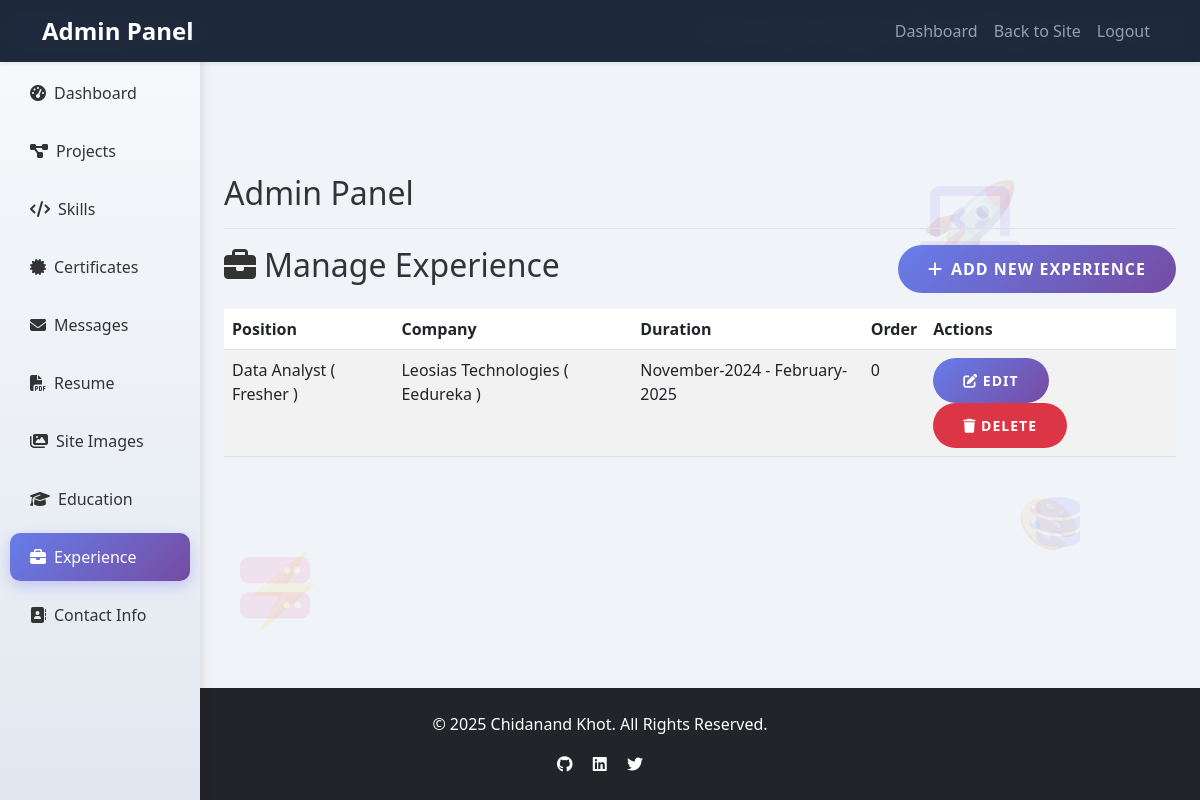
Screenshot of /admin/experience (signed in) with the database file from the repository.
### models/models.py (models this page shows, shortened)
class Experience(db.Model):
    __tablename__ = 'experience'
    id = db.Column(db.Integer, primary_key=True)
    position = db.Column(db.String(200), nullable=False)
    company = db.Column(db.String(200), nullable=False)
    start_date = db.Column(db.String(20), nullable=False)  # e.g., "2022"
    end_date = db.Column(db.String(20), nullable=False)    # e.g., "2023" or "Present"
    description = db.Column(db.Text, nullable=True)
    order = db.Column(db.Integer, nullable=False, default=0)  # For ordering

### routes.py (the view)
@app.route("/admin/experience")
@login_required
@admin_required
def admin_experience():
    experience_items = Experience.query.order_by(Experience.order).all()
    return render_template('admin/experience.html', experience_items=experience_items)

### app.py (called while the page is built)
@login_manager.user_loader
def load_user(user_id):
    admin = Admin.query.get(int(user_id))
    if admin:
        print(f"Loaded admin: {admin.email}")
        return admin
    user = User.query.get(int(user_id))
    if user:
        print(f"Loaded user: {user.email}")
        return user
    return None

### routes.py (called while the page is built)
def admin_required(f):
    @wraps(f)
    def decorated_function(*args, **kwargs):
        if not current_user.is_authenticated or not isinstance(current_user, Admin):
            flash('Access denied. Admins only.', 'danger')
            return redirect(url_for('home'))
        return f(*args, **kwargs)
    return decorated_function

### templates/admin/experience.html (shortened to what this page needs)
{% extends "admin/base.html" %}
{% block admin_content %}
<div class="d-flex justify-content-between align-items-center mb-3">
    <h2><i class="fas fa-briefcase me-2"></i>Manage Experience</h2>
    <a href="{{ url_for('admin_experience_form') }}" class="btn btn-primary">
        <i class="fas fa-plus me-2"></i>Add New Experience
    </a>
</div>
{% if experience_items %}
    <div class="table-responsive">
        <table class="table table-striped table-hover">
            <thead>
                <tr>
                    <th>Position</th>
                    <th>Company</th>
                    <th>Duration</th>
                    <th>Order</th>
                    <th>Actions</th>
                </tr>
            </thead>
            <tbody>
                {% for experience in experience_items %}
                    <tr>
                        <td>{{ experience.position }}</td>
                        <td>{{ experience.company }}</td>
                        <td>{{ experience.start_date }} - {{ experience.end_date }}</td>
                        <td>{{ experience.order }}</td>
                        <td>
                            <a href="{{ url_for('admin_experience_form', experience_id=experience.id) }}" class="btn btn-sm btn-primary me-2">
                                <i class="fas fa-edit"></i> Edit
                            </a>
                            <form method="POST" action="{{ url_for('delete_experience', experience_id=experience.id) }}" class="d-inline">
                                <button type="submit" class="btn btn-sm btn-danger"
                                        onclick="return confirm('Are you sure you want to delete this experience item?')">
                                    <i class="fas fa-trash"></i> Delete
                                </button>
                            </form>
                        </td>
                    </tr>
                {% endfor %}
            </tbody>
        </table>
    </div>
{% endif %}
{% endblock %}

### static/css/style.css (style rules this page uses)
:root { --primary-color: #6366f1; --secondary-color: #8b5cf6; --accent-color: #ec4899; --dark-color: #1e293b; --light-color: #f8fafc; --gradient-1: linear-gradient(135deg, #667eea 0%, #764ba2 100%); --gradient-2: linear-gradient(135deg, #f093fb 0%, #f5576c 100%); --gradient-3: linear-gradient(135deg, #4facfe 0%, #00f2fe 100%); --success-color: #10b981; --warning-color: #f59e0b; --info-color: #3b82f6; --text-dark: #333; --text-light: #f8fafc; --bg-light: #f0f4f8; --bg-dark: #1a1a2e; --card-light: #ffffff; --card-dark: #16213e; }
html { scroll-behavior: smooth; }
body { font-family: 'Segoe UI', Tahoma, Geneva, Verdana, sans-serif; overflow-x: hidden; background-color: var(--bg-light); color: var(--text-dark); transition: background-color 0.3s, color 0.3s; }
.btn { transition: all 0.3s ease; border-radius: 50px; padding: 12px 30px; font-weight: 600; text-transform: uppercase; letter-spacing: 1px; position: relative; overflow: hidden; border: none; }
.btn-primary { background: var(--gradient-1); border: none; }

### rows the page displays
Experience: position "Data Analyst ( Fresher )", company "Leosias Technologies ( Eedureka )", start_date "November-2024", end_date "February-2025", order "0"
